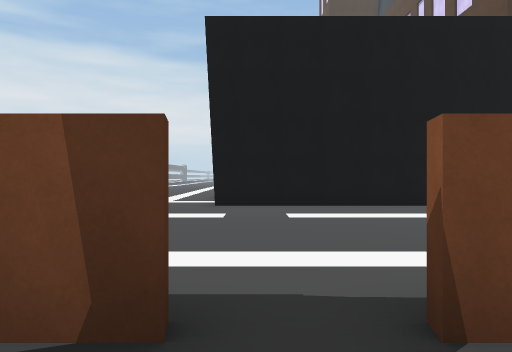
[1] (above)

24 first-person views from a walk through a scene from a Unity 3-D project. The camera is 1.4 m above the floor, looks level and sees 70° across. The floor is counted in squares, 2 m on a side. Each view is taken from the middle of a square. On the plan, view 1 faces up. The plan holds only what a view shows up to about 11 squares ahead; the rest is blank. The place goes on beyond the plan.

[2]
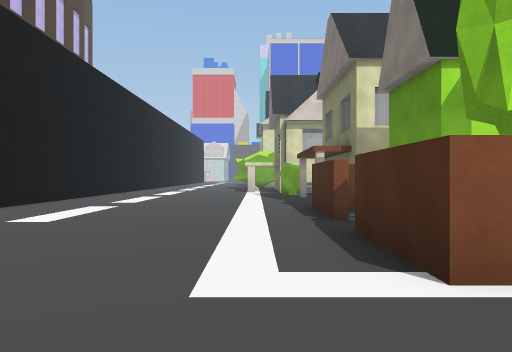

[3]
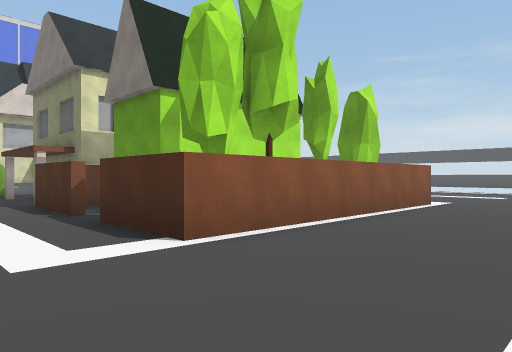

[4]
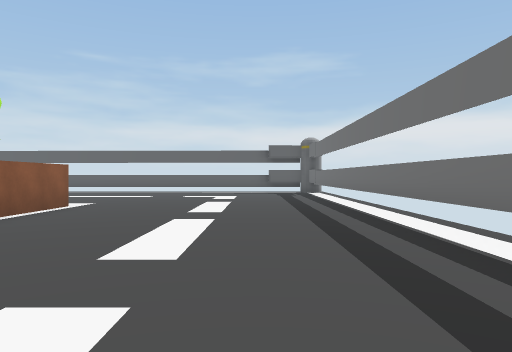

[5]
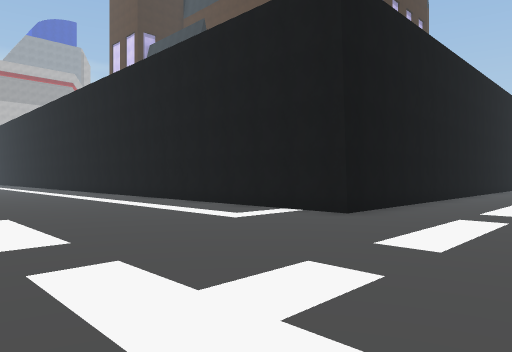

[6]
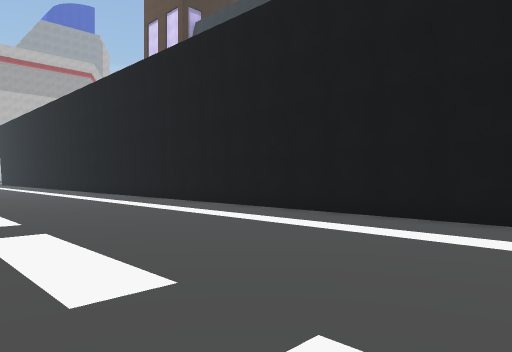

[7]
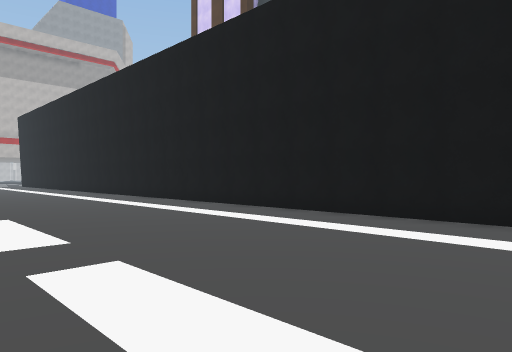

[8]
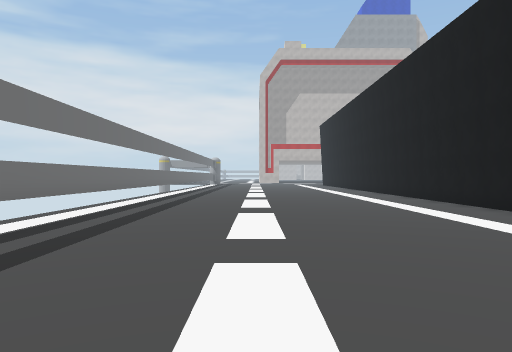

[9]
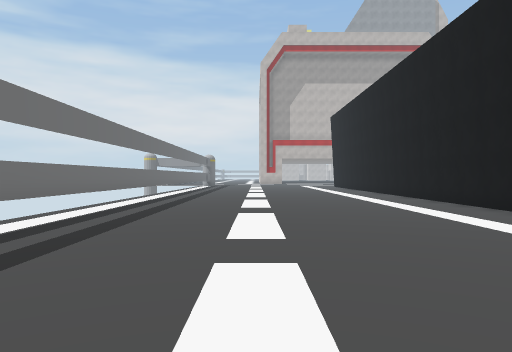

[10]
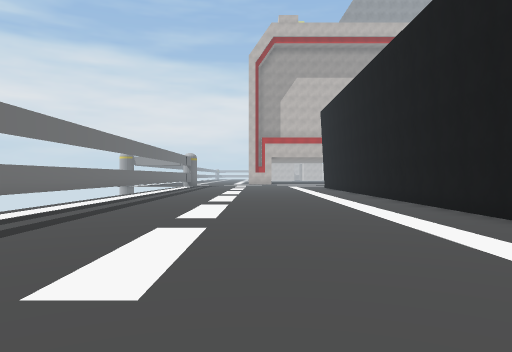

[11]
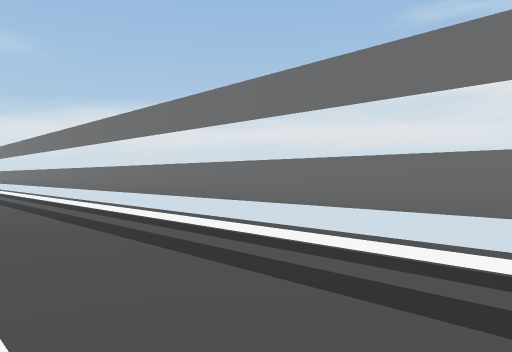

[12]
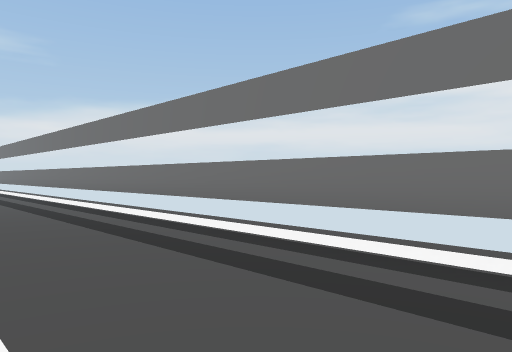

[13]
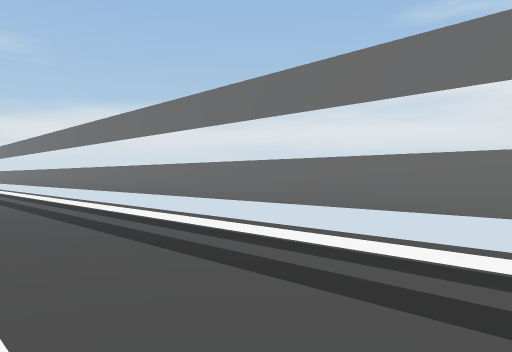

[14]
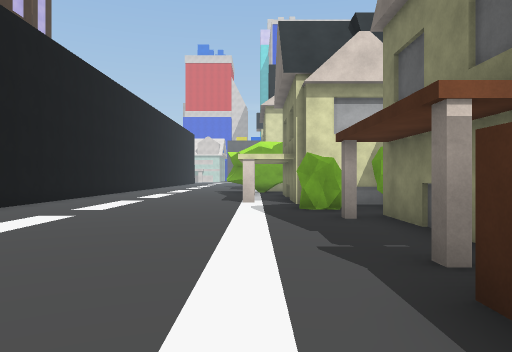

[15]
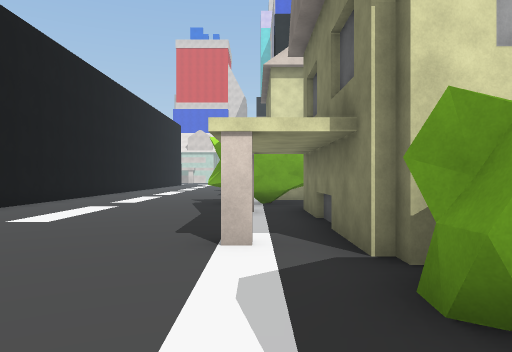

[16]
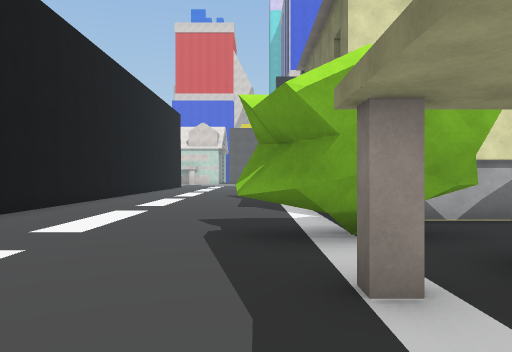

[17]
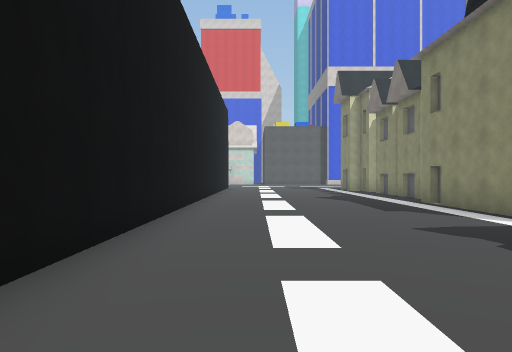

[18]
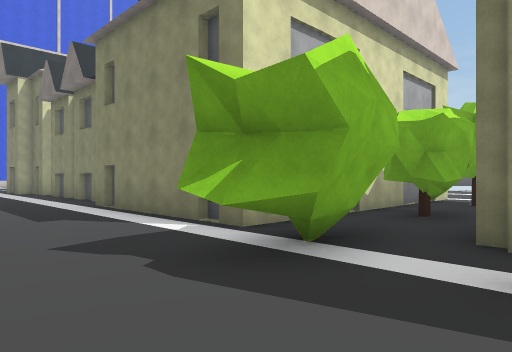

[19]
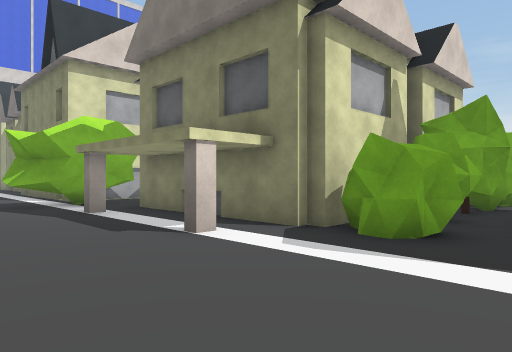

[20]
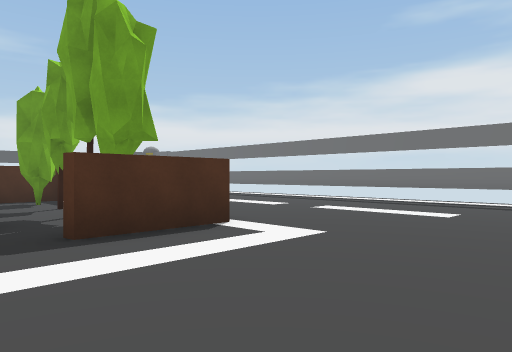

[21]
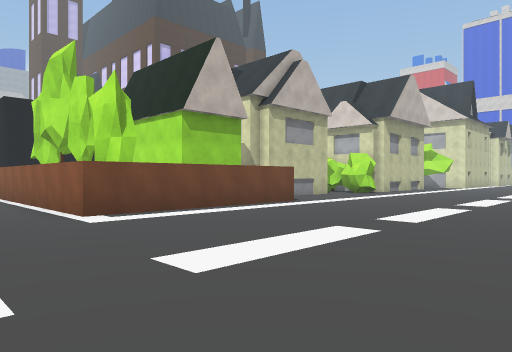

[22]
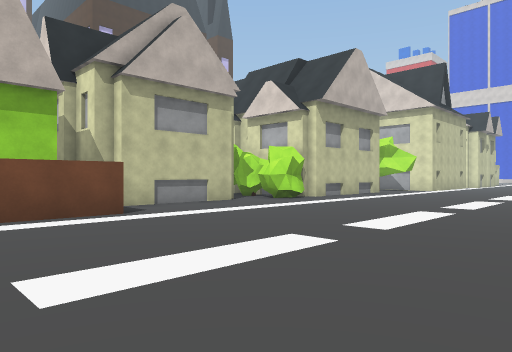

[23]
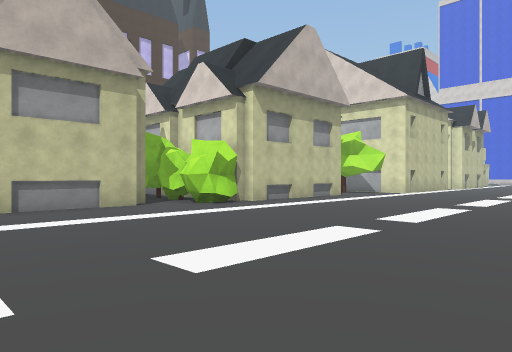

[24]
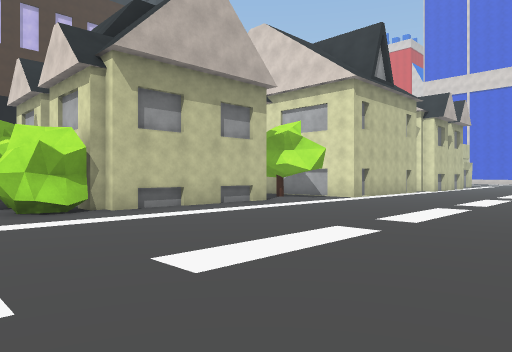

### Floor plan
Key: @ floor where view 1 was taken; # wall or solid block; . floor; O other object.
Columns run from 10 left of view 1 to 24 right of it. Each row starts with its distance up from view 1.
 34 #........#
 33 #........#
 32 #........#
 31 #........#
 30 #........#
 29 #........#
 28 #........#
 27 #........#
 26 #........#
 25 #........#
 24 #........#
 23 #........#
 22 #........#
 21 #........#
 20 #........#
 19 #........#
 18 #........#
 17 #........#
 16 #........#
 15 #........#
 14 #........#
 13 #........#
 12 #........#
 11 #........#
 10 #........#
  9 #........########  ####  ##########
  8 #................ ..... ...........
  7 #..................................
  6 #..................................
  5 #..................................
  4 #.........................O........
  3 #....................O..O.OO.......
  2 #.......OO.OOO.....O#OOOO.OO##### #
  1 #.......O....O.....OO     OO#
  0 #.......OO@  O OO .O#     OO#
 -1 #.......O..  O O  OO      OO#
 -2 #.......O..  O     O      OO#
 -3 #.......O.   O   #OO      OO#
 -4 #.......OO    #OO#OO#######.#
 -5 #.......OOOOOO..............
 -6 #...........................
 -7 #............................
 -8 #.............................
 -9      ..........................
-10      ..........................
-11       ....................
-12      . .. . .. ... ..

Where each view was taken, in squares from view 1:
view 1: 0 up, 0 right, facing up
view 2: 3 up, 5 left, facing right
view 3: 4 up, 6 left, facing down-right
view 4: 3 up, 7 left, facing down
view 5: 5 up, 7 left, facing up-right
view 6: 11 up, 7 left, facing up-right
view 7: 17 up, 7 left, facing up-right
view 8: 17 up, 6 left, facing up
view 9: 21 up, 6 left, facing up
view 10: 23 up, 5 left, facing up
view 11: 25 up, 6 left, facing down-left
view 12: 19 up, 6 left, facing down-left
view 13: 15 up, 6 left, facing down-left
view 14: 3 up, 1 right, facing right
view 15: 3 up, 7 right, facing right
view 16: 4 up, 12 right, facing right
view 17: 7 up, 13 right, facing right
view 18: 6 up, 14 right, facing down-right
view 19: 6 up, 7 right, facing down-right
view 20: 6 up, 1 right, facing down-left
view 21: 12 down, 5 left, facing up-right
view 22: 12 down, 0 right, facing up-right
view 23: 12 down, 3 right, facing up-right
view 24: 12 down, 7 right, facing up-right
